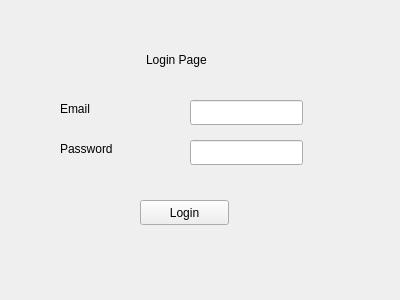
<?xml version="1.0" encoding="UTF-8"?>
<ui version="4.0">
 <class>LoginForm</class>
 <widget class="QWidget" name="LoginForm">
  <property name="geometry">
   <rect>
    <x>0</x>
    <y>0</y>
    <width>400</width>
    <height>300</height>
   </rect>
  </property>
  <property name="windowTitle">
   <string>Form</string>
  </property>
  <widget class="QLabel" name="label">
   <property name="geometry">
    <rect>
     <x>146</x>
     <y>50</y>
     <width>91</width>
     <height>20</height>
    </rect>
   </property>
   <property name="text">
    <string>Login Page</string>
   </property>
  </widget>
  <widget class="QLineEdit" name="lineEdit">
   <property name="geometry">
    <rect>
     <x>190</x>
     <y>100</y>
     <width>113</width>
     <height>25</height>
    </rect>
   </property>
  </widget>
  <widget class="QLineEdit" name="lineEdit_2">
   <property name="geometry">
    <rect>
     <x>190</x>
     <y>140</y>
     <width>113</width>
     <height>25</height>
    </rect>
   </property>
  </widget>
  <widget class="QLabel" name="label_2">
   <property name="geometry">
    <rect>
     <x>60</x>
     <y>100</y>
     <width>67</width>
     <height>17</height>
    </rect>
   </property>
   <property name="text">
    <string>Email</string>
   </property>
  </widget>
  <widget class="QLabel" name="label_3">
   <property name="geometry">
    <rect>
     <x>60</x>
     <y>140</y>
     <width>67</width>
     <height>17</height>
    </rect>
   </property>
   <property name="text">
    <string>Password</string>
   </property>
  </widget>
  <widget class="QPushButton" name="LoginButton">
   <property name="geometry">
    <rect>
     <x>140</x>
     <y>200</y>
     <width>89</width>
     <height>25</height>
    </rect>
   </property>
   <property name="text">
    <string>Login</string>
   </property>
  </widget>
 </widget>
 <resources/>
 <connections/>
</ui>
